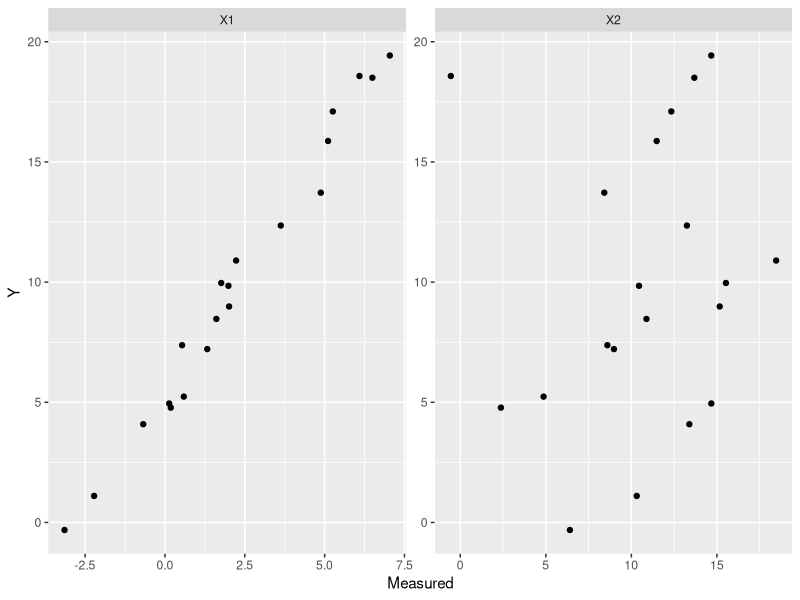
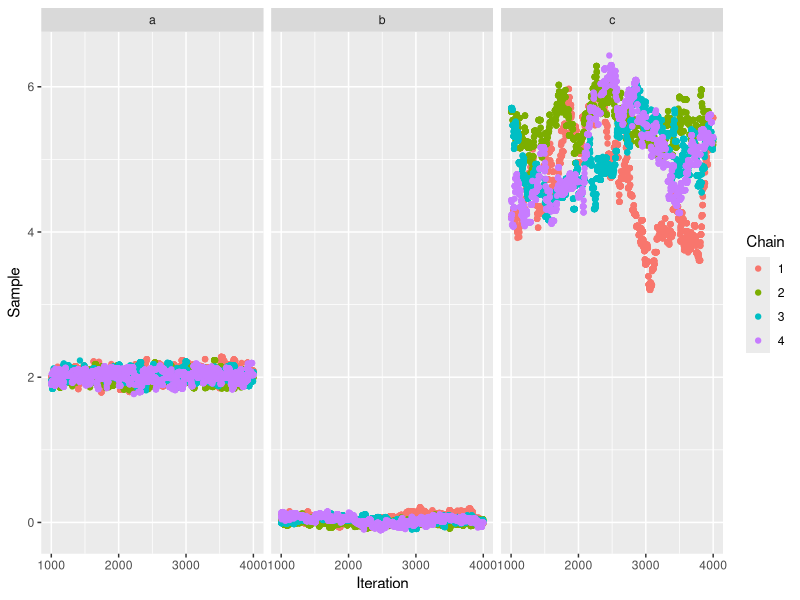
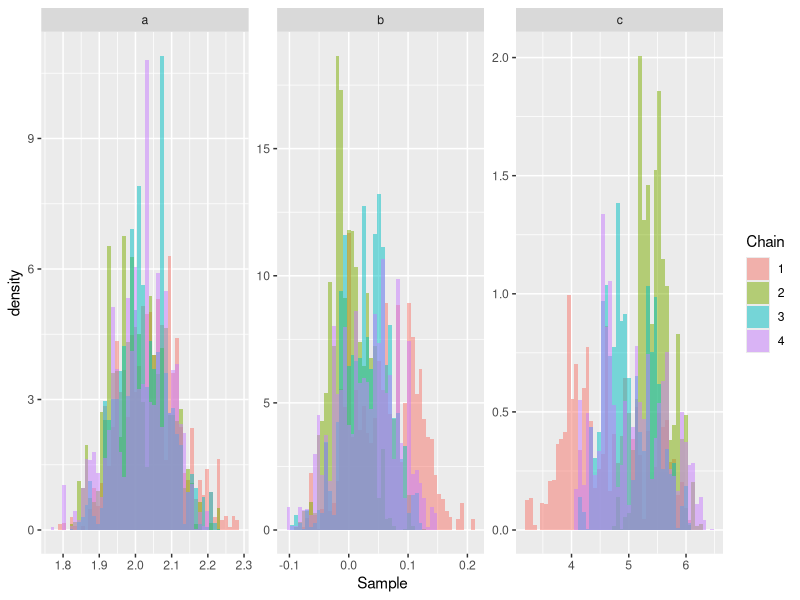
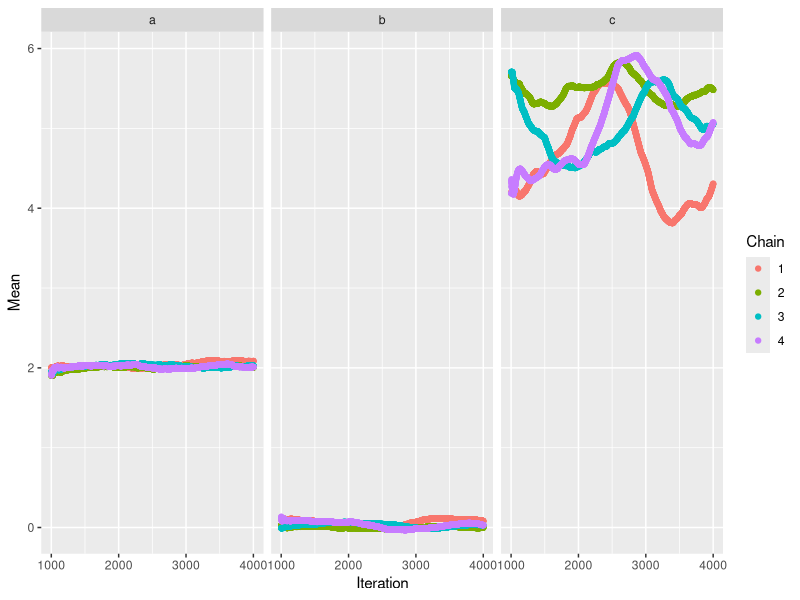
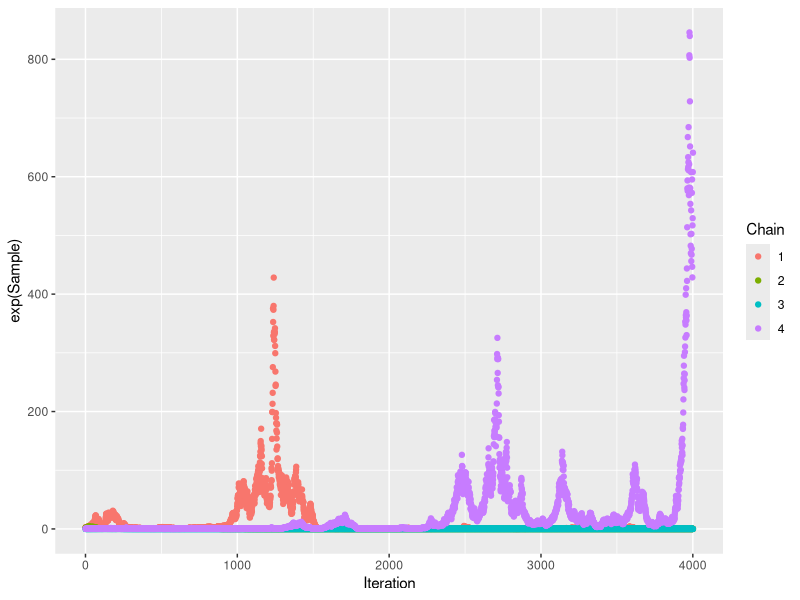
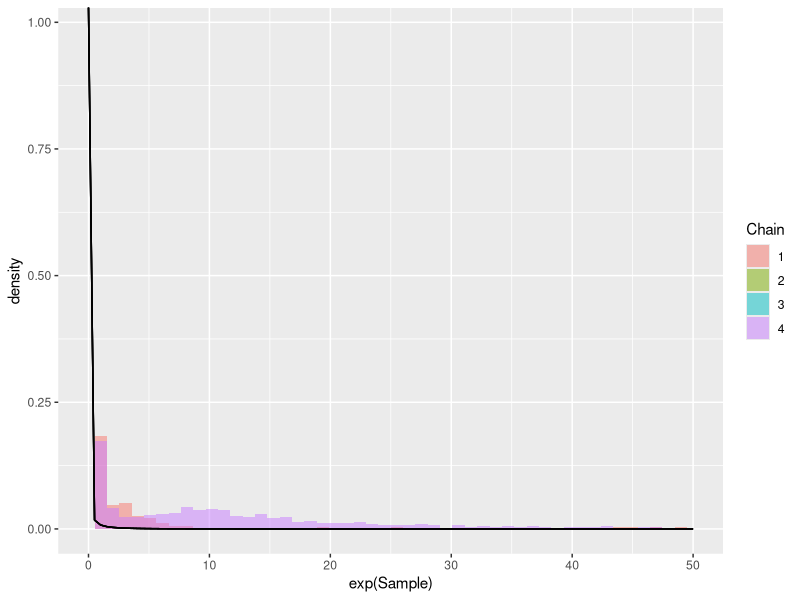

R code for these plots, in order:
## ---- chunk 1
#| label: Normal distributed data
#| echo: true
#| code-fold: true
data <- (function() {
    N_samples <- 20
    X1 <- rnorm(N_samples, mean = 3, sd = 3)
    X2 <- rnorm(N_samples, mean = 10, sd = 4)
    return(tibble::tibble(
        X1 = X1,
        X2 = X2,
        Y = rnorm(N_samples, mean = 2 * X1 + 5, sd = 1)
    ))
})()

data |>
    tidyr::pivot_longer(cols = c("X1", "X2"), names_to = "Variable", values_to = "Measured") |>
    ggplot2::ggplot(ggplot2::aes(x = Measured, y = Y)) +
    ggplot2::geom_point() +
    ggplot2::facet_wrap(~Variable, scale = "free")
## ---- chunk 2
initial_samples <- list(
    c(a = 1, b = 1, c = 0),
    c(a = 10, b = 10, c = 10),
    c(a = 5, b = 4, c = 1),
    c(a = -1, b = -2, c = -3)
)
number_samples <- 4000
proposal_sd <- 2^-3

log_posterior <- function(x) {
    a <- x[1]
    b <- x[2]
    c <- x[3]
    mu <- a * data$X1 + b * data$X2 + c
    return(sum(dnorm(x = data$Y, mean = mu, sd = 1, log = TRUE)))
}

transition_kernel <- function(current) {
    proposed <- current + rnorm(3, 0, proposal_sd)
    log_acceptance_criteria <- log_posterior(proposed) +
        sum(dnorm(current, proposed, proposal_sd, log = TRUE)) -
        log_posterior(current) -
        sum(dnorm(proposed, current, proposal_sd, log = TRUE))
    if (log(runif(1, 0, 1)) > log_acceptance_criteria) {
        proposed <- current
    }
    return(proposed)
}

generate_mcmc_chain <- function(initial_sample) {
    return(
        purrr::accumulate(
            .x = 1:number_samples,
            .f = ~ transition_kernel(.x),
            .init = initial_sample
        )
    )
}

mcmc_chains <- purrr::map(
    .x = initial_samples,
    .f = ~ tibble::tibble(Sample = generate_mcmc_chain(.x)) |>
        dplyr::mutate(Iteration = dplyr::row_number())
) |>
    dplyr::bind_rows(.id = "Chain") |>
    tidyr::unnest_wider(Sample) |>
    tidyr::pivot_longer(cols = c("a", "b", "c"), values_to = "Sample", names_to = "Variable")


mcmc_chains |>
    dplyr::filter(Iteration > 1000) |>
    ggplot2::ggplot(ggplot2::aes(x = Iteration, y = Sample, color = Chain)) +
    ggplot2::geom_point() +
    ggplot2::facet_wrap(~Variable)
## ---- chunk 3
mcmc_chains |>
    dplyr::filter(Iteration > 1000) |>
    ggplot2::ggplot(ggplot2::aes(x = Sample, fill = Chain)) + 
    ggplot2::geom_histogram(ggplot2::aes(y = ggplot2::after_stat(density)), bins = 50, alpha = 0.5,position = "identity") + 
    ggplot2::facet_wrap(~Variable, scales = "free")
## ---- chunk 4
mcmc_chains |>
    dplyr::filter(Iteration > 1000) |>
    dplyr::group_by(Variable, Chain) |>
    dplyr::arrange(Iteration, .by_group = TRUE) |>
    dplyr::mutate(Mean = slider::slide_dbl(Sample, mean, .before = 499)) |>
    ggplot2::ggplot(ggplot2::aes(x = Iteration, y = Mean, color = Chain)) +
    ggplot2::geom_point() +
    ggplot2::facet_wrap(~Variable)
## ---- chunk 5
data <- warpbreaks
data <- data[NULL,]
initial_samples <- list(
    c(x = 1),
    c(x = 0.5),
    c(x = -4),
    c(x = -1)
)
number_samples <- 4000
proposal_sd <- 2^-3

# Prior parameters
shape <- 0.01
scale <- 4

log_likelihood <- function(x) {
    return(sum(dpois(x = data$breaks, exp(x), log = TRUE)))
}
log_prior <- function(x) {
    return(dgamma(x = exp(x), shape = shape, scale = scale))
}
log_posterior <- function(x) {
    return(log_likelihood(x) + log_prior(x))
}

transition_kernel <- function(current) {
    proposed <- current + rnorm(1, 0, proposal_sd)
    log_acceptance_criteria <- log_posterior(proposed) +
        sum(dnorm(current, proposed, proposal_sd, log = TRUE)) -
        log_posterior(current) -
        sum(dnorm(proposed, current, proposal_sd, log = TRUE))
    if (log(runif(1, 0, 1)) > log_acceptance_criteria) {
        proposed <- current
    }
    return(proposed)
}

generate_mcmc_chain <- function(initial_sample) {
    return(
        purrr::accumulate(
            .x = 1:number_samples,
            .f = ~ transition_kernel(.x),
            .init = initial_sample
        )
    )
}

mcmc_chains <- purrr::map(
    .x = initial_samples,
    .f = ~ tibble::tibble(Sample = generate_mcmc_chain(.x)) |>
        dplyr::mutate(Iteration = dplyr::row_number())
) |>
    dplyr::bind_rows(.id = "Chain")

mcmc_chains |>
    ggplot2::ggplot(ggplot2::aes(x = Iteration, y = exp(Sample), color = Chain)) +
    ggplot2::geom_point()

mcmc_chains |>
    dplyr::filter(Iteration > 1000) |>
    ggplot2::ggplot(ggplot2::aes(x = exp(Sample), fill = Chain)) +
    ggplot2::geom_histogram(ggplot2::aes(y = ggplot2::after_stat(density)), bins = 50, alpha = 0.5, position = "identity") +
    ggplot2::stat_function(fun = dgamma, args = list(shape = shape, scale = scale)) +
    ggplot2::scale_x_continuous(limits = c(0, 50))
